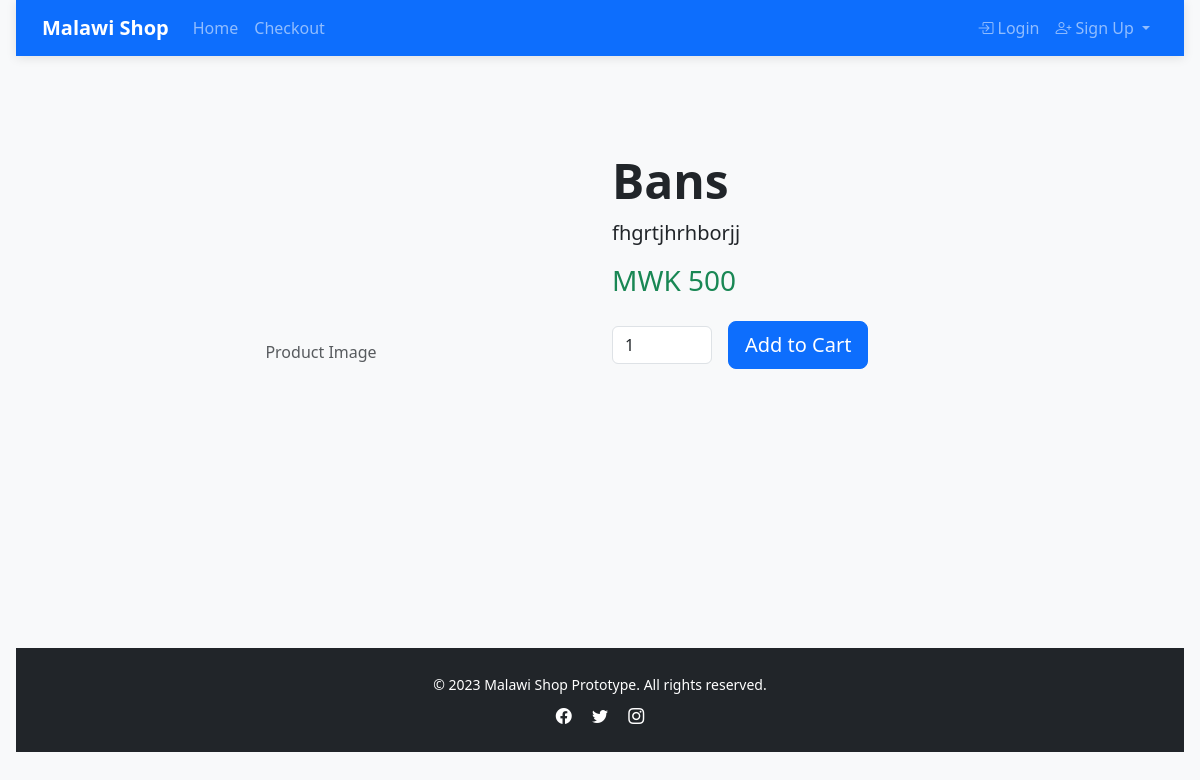
/p/bans/, run on the app's committed database.
### shop/models.py (models this page shows, shortened)
class Product(models.Model):
    vendor = models.ForeignKey(User, on_delete=models.PROTECT)
    name = models.CharField(max_length=160)
    slug = models.SlugField(unique=True)
    description = models.TextField(blank=True)
    price_mwk = models.PositiveIntegerField()
    stock_quantity = models.PositiveIntegerField(default=0)
    category = models.CharField(max_length=80)
    created_at = models.DateTimeField(auto_now_add=True)
    updated_at = models.DateTimeField(auto_now=True)

### shop/views.py (the view)
# urls.py: path('p/<slug:slug>/', product_detail, name='product_detail'),
def product_detail(request, slug):
    obj = get_object_or_404(Product, slug=slug)
    return render(request, 'product_detail.html', {'object': obj})

### templates/product_detail.html (shortened to what this page needs)
{% extends 'base.html' %}
{% block content %}
<div class="container py-5">
  <div class="row">
    <div class="col-lg-6">
      {% if object.images.all %}
        <div id="productCarousel" class="carousel slide" data-bs-ride="carousel">
          <div class="carousel-inner">
            {% for image in object.images.all %}
            <div class="carousel-item {% if forloop.first %}active{% endif %}">
              <div style="height: 400px; display: flex; align-items: center; justify-content: center; background-color: #f8f9fa;">
                <img src="{{ image.image.url }}" alt="{{ object.name }}" class="img-fluid" style="max-height: 100%; max-width: 100%;">
              </div>
            </div>
            {% endfor %}
          </div>
          {% if object.images.all.count > 1 %}
          <button class="carousel-control-prev" type="button" data-bs-target="#productCarousel" data-bs-slide="prev">
            <span class="carousel-control-prev-icon" aria-hidden="true"></span>
            <span class="visually-hidden">Previous</span>
          </button>
          <button class="carousel-control-next" type="button" data-bs-target="#productCarousel" data-bs-slide="next">
            <span class="carousel-control-next-icon" aria-hidden="true"></span>
            <span class="visually-hidden">Next</span>
          </button>
          {% endif %}
        </div>
      {% else %}
        <div class="bg-light" style="height: 400px; display: flex; align-items: center; justify-content: center;">
          <span class="text-muted">Product Image</span>
        </div>
      {% endif %}
    </div>
    <div class="col-lg-6">
      <h1 class="display-5 fw-bold">{{ object.name }}</h1>
      <p class="lead">{{ object.description }}</p>
      <h3 class="text-success mb-4">MWK {{ object.price_mwk }}</h3>
      <form method="post" action="{% url 'add_to_cart' %}" class="d-flex align-items-center">
        <input type="number" name="qty" value="1" min="1" class="form-control me-3" style="width: 100px;">
        <button class="btn btn-primary btn-lg">Add to Cart</button>
      </form>
    </div>
  </div>
</div>
{% endblock %}

### static/css/site.css (style rules this page uses)
body { font-family: system-ui, Arial, sans-serif; margin:0; padding:0 1rem; }
button { padding:0.5rem 1rem }

### templates/base.html (style rules this page uses)
:root { --primary: #0d6efd; --secondary: #6c757d; --success: #198754; --light: #f8f9fa; --dark: #212529; }
body { background-color: #f8f9fa; padding-bottom: 3rem; }

### data on the page
Product: name "Bans", description "fhgrtjhrhborjj", price_mwk "500"
